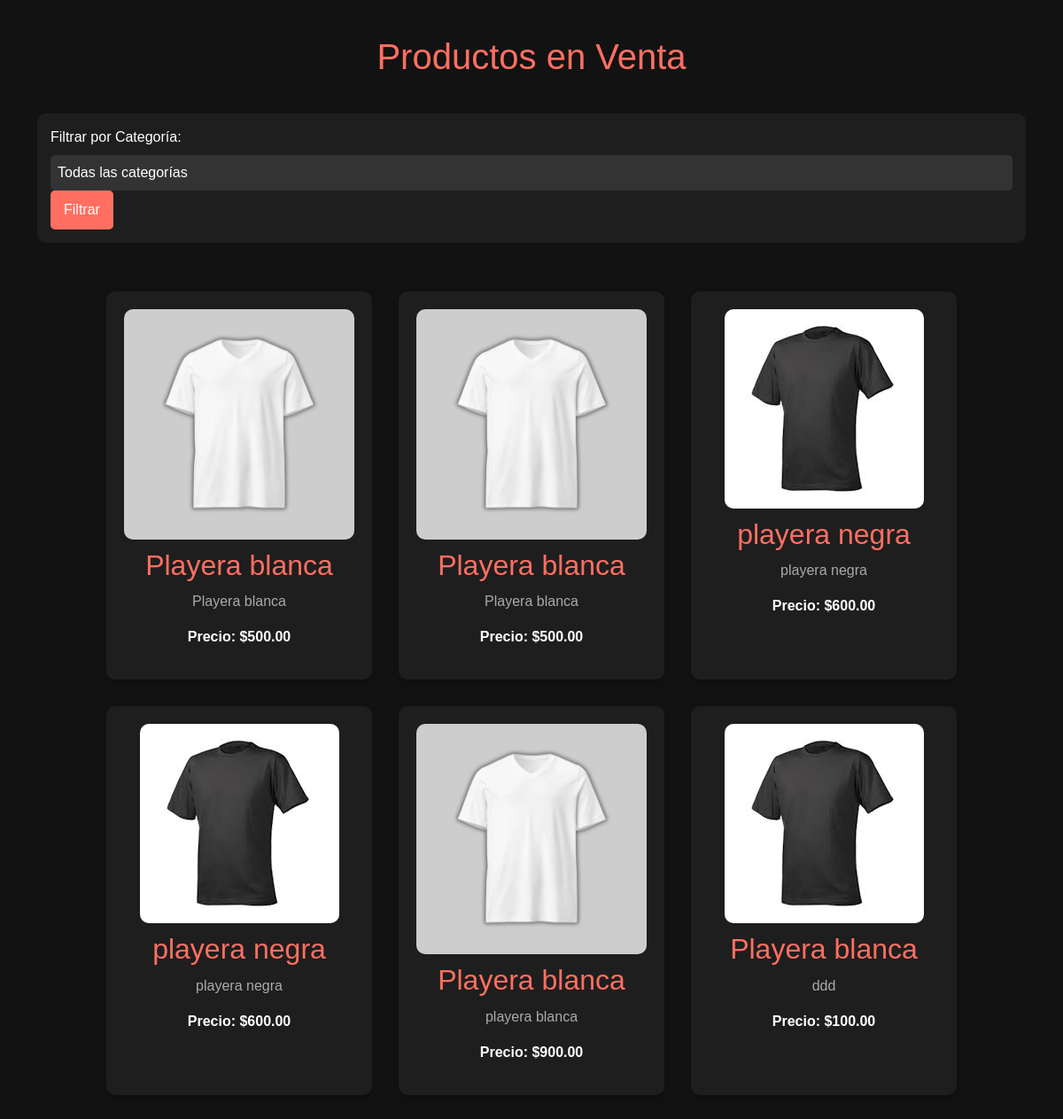
Before: / with the older database file.
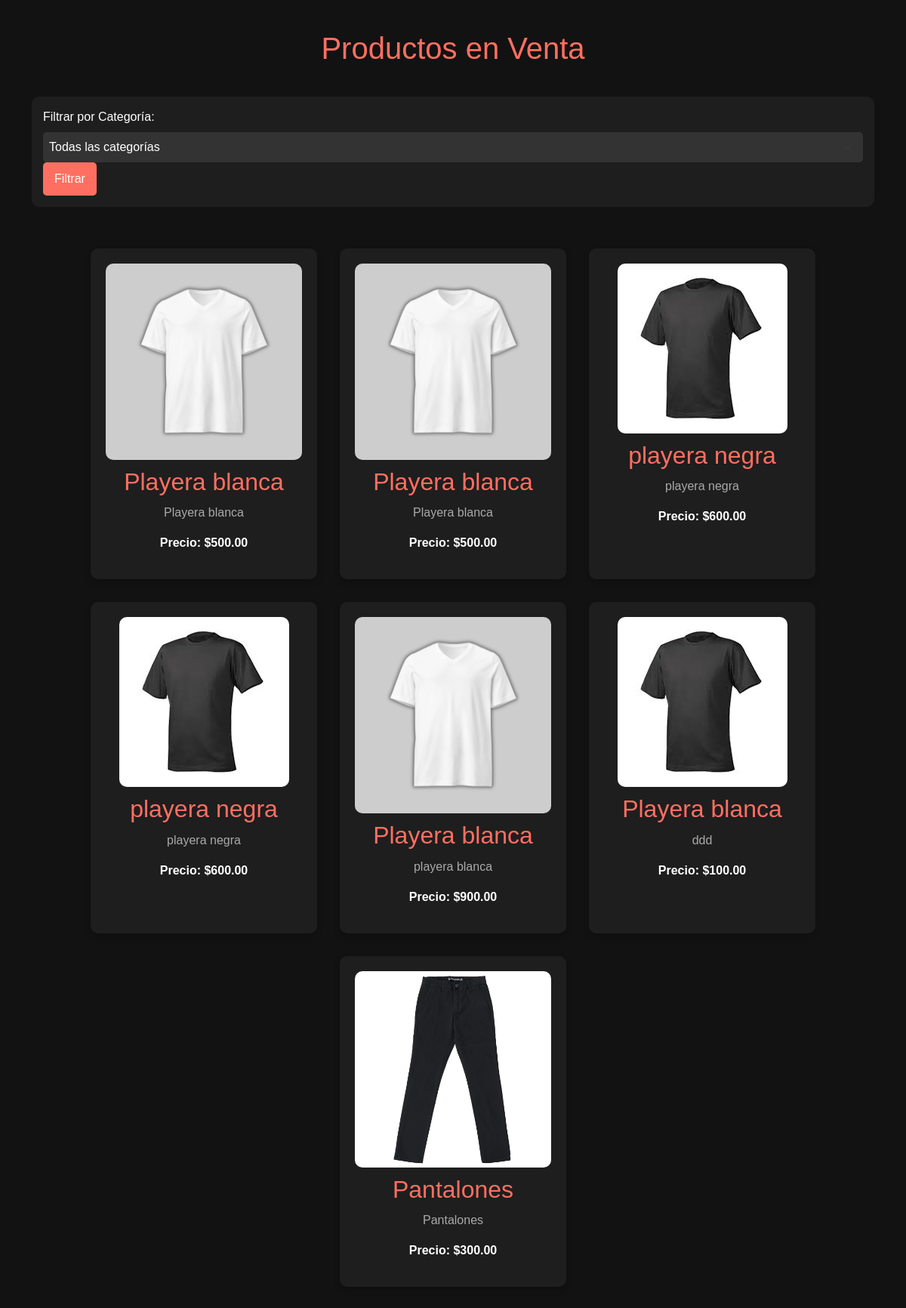
After: the same page with the newer database file.
### productos/models.py (models this page shows, shortened)
class Producto(models.Model):
    nombre = models.CharField(max_length=200)
    descripcion = models.TextField()
    precio = models.DecimalField(max_digits=10, decimal_places=2)
    imagen = models.ImageField(upload_to='productos/')
    categoria = models.ForeignKey(Categoria, on_delete=models.CASCADE, related_name='productos', null=True, blank=True)

### productos/views.py (the view)
# urls.py: path('', views.lista_productos, name='lista_productos'),
def lista_productos(request):
    categorias = Categoria.objects.all()
    categoria_id = request.GET.get('categoria')
    if categoria_id:
        productos = Producto.objects.filter(categoria_id=categoria_id)
    else:
        productos = Producto.objects.all()
    return render(request, 'productos/lista_productos.html', {
        'productos': productos,
        'categorias': categorias,
        'selected_categoria': categoria_id
    })

### productos/templates/productos/lista_productos.html (shortened to what this page needs)
<!DOCTYPE html>
<html lang="es">
<head>
    <link href="https://cdn.jsdelivr.net/npm/bootstrap@5.3.0-alpha1/dist/css/bootstrap.min.css" rel="stylesheet">
</head>
<body>
    <div class="container">
        <h1>Productos en Venta</h1>
        <form method="get" action="{% url 'lista_productos' %}" class="filtro-categoria">
            <label for="categoria" class="form-label">Filtrar por Categoría:</label>
            <select id="categoria" name="categoria" class="form-select">
                <option value="">Todas las categorías</option>
            </select>
            <button type="submit" class="btn btn-primary">Filtrar</button>
        </form>
        <div class="productos">
            {% for producto in productos %}
                <div class="producto">
                    <img src="{{ producto.imagen.url }}" alt="{{ producto.nombre }}">
                    <h2>{{ producto.nombre }}</h2>
                    <p>{{ producto.descripcion }}</p>
                    <p class="precio">Precio: ${{ producto.precio }}</p>
                </div>
            {% endfor %}
        </div>
    </div>
</body>
</html>

### productos/templates/productos/lista_productos.html (style rules this page uses)
body { font-family: 'Poppins', sans-serif; background-color: #121212; color: #ffffff; }
h1 { text-align: center; margin: 40px 0; color: #ff6f61; }
.productos { display: flex; flex-wrap: wrap; justify-content: center; padding: 20px; }
.producto { background-color: #1e1e1e; border-radius: 10px; box-shadow: 0 4px 8px rgba(0, 0, 0, 0.2); margin: 15px; padding: 20px; text-align: center; width: 300px; }
.producto img { max-width: 100%; border-radius: 10px; height: auto; }
.producto h2 { color: #ff6f61; margin: 10px 0; }
.producto p { color: #aaaaaa; }
.producto .precio { font-weight: bold; color: #ffffff; }
.filtro-categoria { margin-bottom: 20px; background-color: #1e1e1e; padding: 15px; border-radius: 10px; }
.filtro-categoria label { color: #ffffff; margin-right: 10px; }
.filtro-categoria select { background-color: #333; color: #ffffff; border: none; padding: 8px; border-radius: 5px; }
.filtro-categoria button { background-color: #ff6f61; border: none; padding: 10px 15px; color: white; border-radius: 5px; cursor: pointer; }

Changed rows visible on the page:
added Producto: imagen (picture), nombre "Pantalones", descripcion "Pantalones", precio "300.00"
